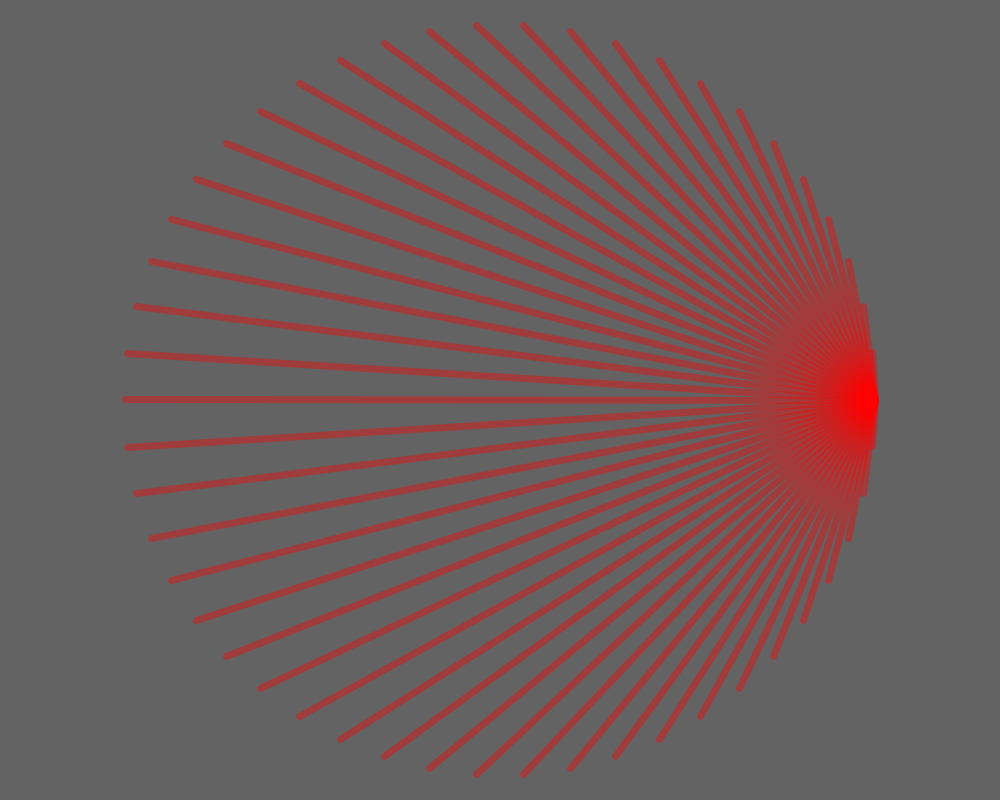
Frame 1 (no input)
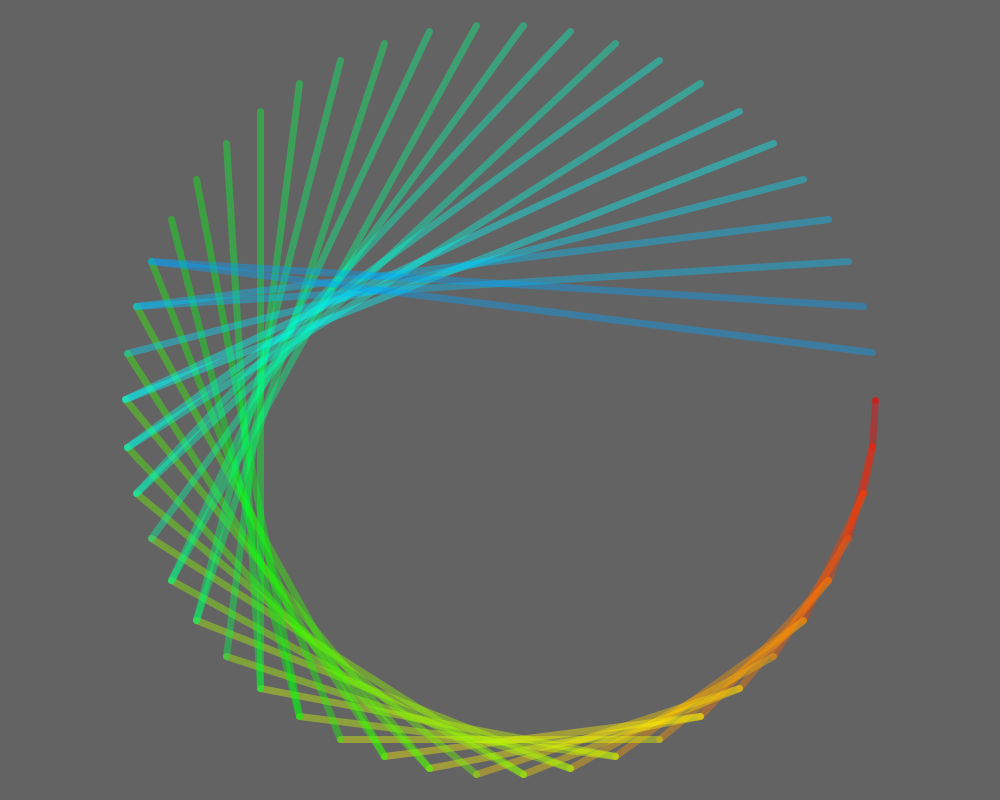
Frame 60 (the mouse pressed at the canvas centre just before this capture)
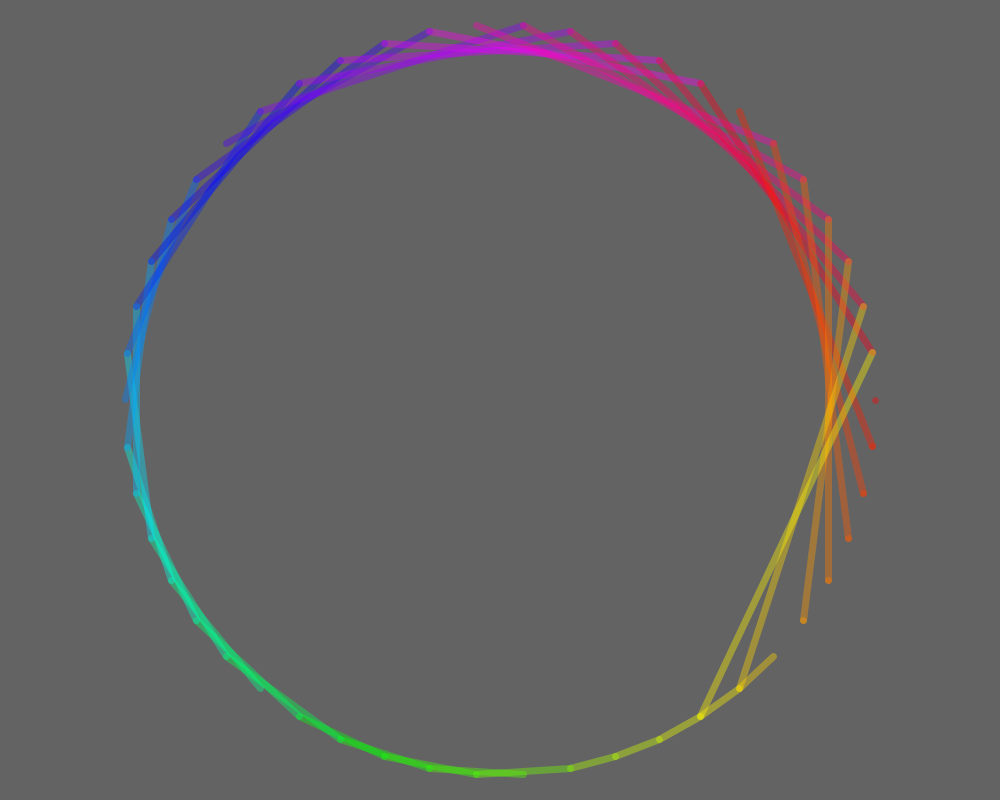
Frame 120 (the mouse held since frame 60 and released just before this capture)

The Processing sketch that drew these frames (run headless with seeded random() and noise(); from frame 60 on, the mouse is pressed at the canvas centre):

// Processing sketch: multiplicationCorona
// ── multiplicationCorona.pde
int nPoints = 50;
float multFactor = 0;
float incFactor = 0.01;
PVector[] station = new PVector[nPoints];
PVector[] destStation = new PVector[nPoints];

void setup() {
  //  fullScreen();
  size(1000, 800);
  //  size(1920, 1080);
  initStations();
  stroke(#B17ED3);
  textSize(32);
  //  frameRate(10);
  colorMode(HSB, nPoints, 100, 100);
  strokeWeight(7);
}

void draw() {
  background(0, 0, 39);
  //  text(multFactor, 10, 35);
  for (int i = 0; i < nPoints; i ++) {
    int dest = int((i * multFactor) % nPoints);
    //    int dest = int((i * multFactor * multFactor) % nPoints);
    stroke(dest, 100, 100, 100);
    //  line(station[i].x, station[i].y, destStation[dest].x, destStation[dest].y);
    line(station[i].x, station[i].y, station[dest].x, station[dest].y);
  }
  multFactor = multFactor + incFactor;
  if (multFactor == 200) {
    multFactor = 0;
  }
  //    stroke(multFactor, 100, 100);
}

void initStations() {
  float angFactor = 360.0/nPoints;
  println(angFactor);
  for (int i = 0; i < nPoints; i ++) {
    station[i] = new PVector((width/2 + cos(radians(angFactor * i)) * ((width/2)*.75)), 
      (height/2 + sin(radians(angFactor * i)) * ((width/2)*.75)));
    destStation[i] = new PVector((width/2 + cos(radians(angFactor * i)) * width), 
      (height/2 + sin(radians(angFactor * i)) * width));
  }
}

void keyPressed() {
  if (keyCode == UP) {
    multFactor = multFactor + incFactor;
  }
  if (keyCode == DOWN) {
    multFactor = multFactor - incFactor;
  }
}

void mouseClicked() {
  multFactor = round(map(mouseX, 0, width, 0, 200)*100)/100;
}
